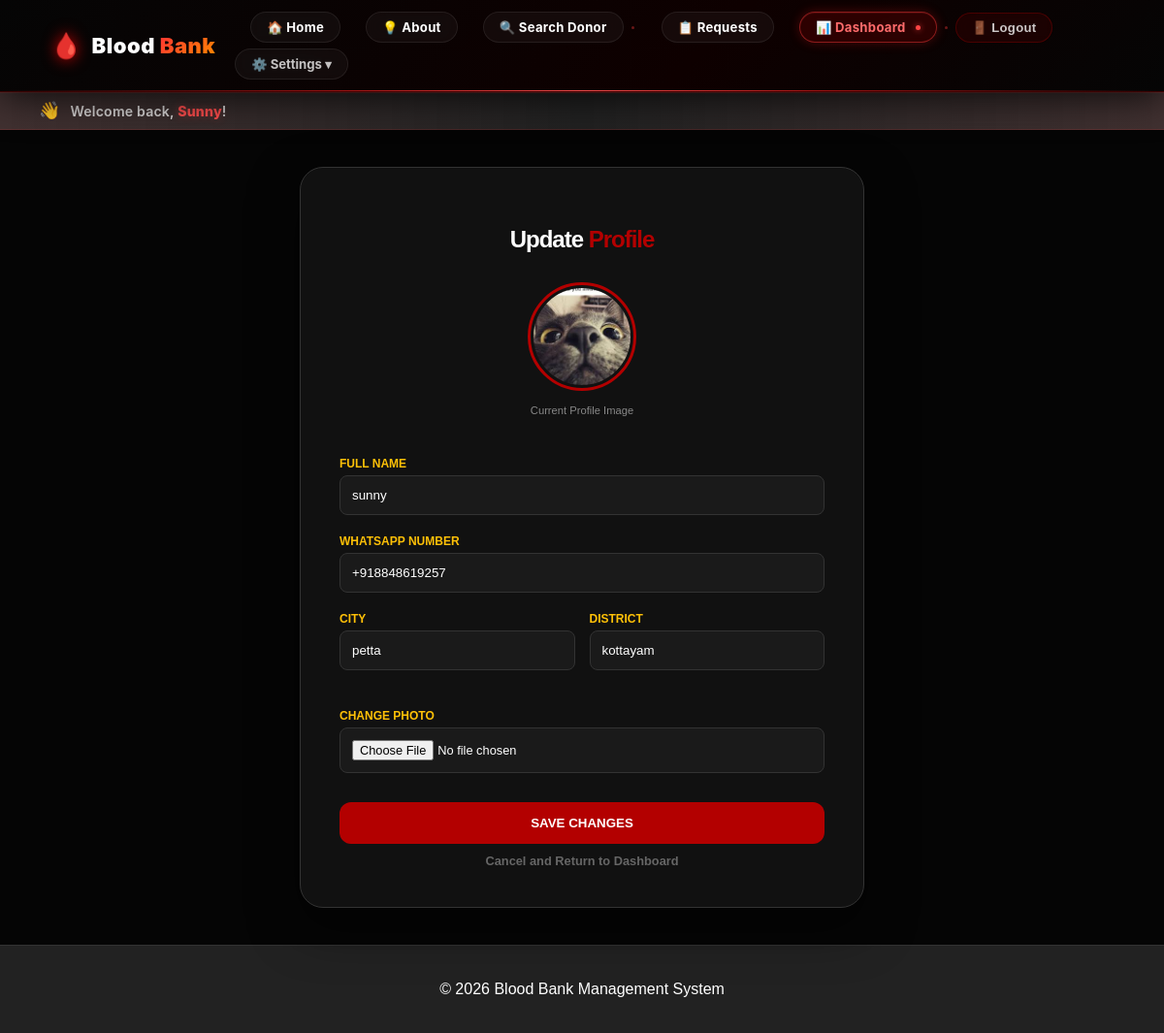
/edit-profile/ (signed in), run on the app's committed database.
### myapp/models.py (models this page shows, shortened)
class Donor(models.Model):
    user = models.OneToOneField(User, on_delete=models.CASCADE)
    name = models.CharField(max_length=100)
    phone = models.CharField(max_length=15, null=True, blank=True)
    age = models.PositiveIntegerField()
    gender = models.CharField(max_length=10, choices=[('Male', 'Male'), ('Female', 'Female')])
    blood_group = models.CharField(max_length=5)
    district = models.CharField(max_length=100)
    city = models.CharField(max_length=100, help_text="Home town or City")
    weight = models.FloatField(null=True, blank=True)
    height = models.FloatField(null=True, blank=True)
    last_donation_date = models.DateField(null=True, blank=True)
    is_available = models.BooleanField(default=True)
    profile_pic = models.ImageField(upload_to='donor_pics/', null=True, blank=True)
    is_emergency_available = models.BooleanField(default=False)

### myapp/views.py (the view, shortened to what this page needs)
# urls.py: path('edit-profile/', views.edit_profile, name='edit_profile'),
@login_required
@never_cache
def edit_profile(request):
    donor = get_object_or_404(Donor, user=request.user)
    return render(request, 'edit_profile.html', {'donor': donor})

### myapp/templates/edit_profile.html (shortened to what this page needs)
{% extends 'base.html' %}
{% block content %}
<div style="min-height: 100vh; display: flex; align-items: center; justify-content: center; padding: 20px;">
    <div style="
    background: #121212; /* Solid dark fallback */
    background: rgba(18, 18, 18, 0.95); /* Deep dark transparency */
    backdrop-filter: blur(15px);
    border: 1px solid #333;
    padding: 40px;
    border-radius: 24px;
    width: 100%;
    max-width: 500px;
    box-shadow: 0 20px 50px rgba(0,0,0,0.5);
    color: white;">
        <h2 style="text-align: center; margin-bottom: 30px; font-weight: 800; letter-spacing: -1px;">
            Update <span style="color: #b30000;">Profile</span>
        </h2>
        <form method="POST" enctype="multipart/form-data" style="display: flex; flex-direction: column; gap: 20px;">
            <div style="text-align: center; margin-bottom: 10px;">
                <img src="{% if donor.profile_pic %}{{ donor.profile_pic.url }}{% else %}/static/images/default.png{% endif %}"
                     style="width: 100px; height: 100px; border-radius: 50%; object-fit: cover; border: 3px solid #b30000; padding: 3px;">
                <p style="font-size: 0.7rem; color: #888; margin-top: 10px;">Current Profile Image</p>
            </div>
            <div style="display: flex; flex-direction: column; gap: 5px;">
                <label style="font-size: 0.75rem; color: #ffc107; font-weight: bold;">FULL NAME</label>
                <input type="text" name="name" value="{{ donor.name }}"
                       style="padding: 12px; background: rgba(0,0,0,0.3); border: 1px solid #333; border-radius: 10px; color: white; outline: none;">
            </div>
            <div style="display: flex; flex-direction: column; gap: 5px;">
                <label style="font-size: 0.75rem; color: #ffc107; font-weight: bold;">WHATSAPP NUMBER</label>
                <input type="text" name="phone" value="{{ donor.phone }}"
                       style="padding: 12px; background: rgba(0,0,0,0.3); border: 1px solid #333; border-radius: 10px; color: white; outline: none;">
            </div>
            <div style="display: flex; gap: 15px; width: 100%; box-sizing: border-box; margin-bottom: 20px;">
                <div style="flex: 1; display: flex; flex-direction: column; gap: 5px;">
                    <label style="font-size: 0.75rem; color: #ffc107; font-weight: bold;">CITY</label>
                    <input type="text" name="city" value="{{ donor.city }}"
                           style="width: 100%; padding: 12px; background: #000; border: 1px solid #333; border-radius: 10px; color: white; outline: none; box-sizing: border-box;">
                </div>
                <div style="flex: 1; display: flex; flex-direction: column; gap: 5px;">
                    <label style="font-size: 0.75rem; color: #ffc107; font-weight: bold;">DISTRICT</label>
                    <input type="text" name="district" value="{{ donor.district }}"
                           style="width: 100%; padding: 12px; background: #000; border: 1px solid #333; border-radius: 10px; color: white; outline: none; box-sizing: border-box;">
                </div>
            </div>
            <div style="display: flex; flex-direction: column; gap: 5px;">
                <label style="font-size: 0.75rem; color: #ffc107; font-weight: bold;">CHANGE PHOTO</label>
                <input type="file" name="profile_pic" style="font-size: 0.8rem; color: #888;">
            </div>
            <div style="margin-top: 10px; display: flex; flex-direction: column; gap: 10px;">
                <button type="submit"
                        style="background: #b30000; color: white; padding: 14px; border: none; border-radius: 12px; font-weight: 800; cursor: pointer; transition: 0.3s;"
                        onmouseover="this.style.background='#ff0000'; this.style.transform='scale(1.02)';"
                        onmouseout="this.style.background='#b30000'; this.style.transform='scale(1)';">
                    SAVE CHANGES
                </button>
                <a href="{% url 'donor_dashboard' %}"
                   style="text-align: center; color: #666; text-decoration: none; font-size: 0.8rem; font-weight: bold;">
                    Cancel and Return to Dashboard
                </a>
            </div>
        </form>
    </div>
</div>
{% endblock %}

### templates/base.html (shortened to what this page needs)
{% load static %}
<!DOCTYPE html>
<html lang="en">
<head>
    <link rel="stylesheet" href="{% static 'css/style.css' %}">
    <link rel="stylesheet" href="{% static 'css/home.css' %}">
</head>
<body>
<header class="header" style="padding: 12px 0; color: white; width: 100%;">
    <nav style="display: flex; justify-content: space-between; align-items: center; width: 100%; max-width: 1400px; margin: 0 auto; padding: 0 32px; box-sizing: border-box; gap: 16px;">
        <a href="{% url 'index' %}" class="nav-brand">
            <span class="nav-brand-icon">🩸</span>
            <span class="nav-brand-text">Blood <span>Bank</span></span>
        </a>
        <div class="nav-links-container">
            <a href="{% url 'index' %}" class="nav-btn">🏠 Home</a>
            <a href="{% url 'about' %}" class="nav-btn">💡 About</a>
            <a href="{% url 'search_blood' %}" class="nav-btn">🔍 Search Donor</a>
            {% if user.is_authenticated %}
            <span class="nav-divider"></span>
            <a href="{% url 'my_sent_requests' %}" class="nav-btn">📋 Requests</a>
            {% if user.donor %}
            <a href="{% url 'donor_dashboard' %}" class="nav-btn btn-active">📊 Dashboard</a>
            {% else %}
            <a href="{% url 'register' %}" class="nav-btn">❤️ Become a Donor</a>
            {% endif %}
            <span class="nav-divider"></span>
            <form action="{% url 'logout' %}" method="post" style="display: inline; margin: 0;">
                <button type="submit" class="nav-btn nav-btn-logout" style="cursor: pointer; font-family: inherit;">
                    🚪 Logout
                </button>
            </form>
            {% else %}
            <span class="nav-divider"></span>
            <a href="{% url 'login' %}" class="nav-btn">🔑 Login</a>
            <a href="{% url 'signup' %}" class="nav-btn btn-signup">✨ Sign Up</a>
            {% endif %}
            <div class="settings-dropdown">
                <span class="settings-btn">⚙️ Settings ▾</span>
            </div>
        </div>
    </nav>
</header>
{% if user.is_authenticated %}
<div class="welcome-bar">
    <div class="welcome-content">
        <span class="welcome-icon">👋</span>
        <span class="welcome-text">Welcome back, <span class="username">{{ user.username|title }}</span>!</span>
    </div>
</div>
{% endif %}
<main>
    {% block content %}
    {% endblock %}
</main>
<footer>
    <p>&copy; 2026 Blood Bank Management System</p>
</footer>
</body>
</html>

### bloodbank/static/css/style.css (style rules this page uses)
body { margin: 0; font-family: Arial, sans-serif; background-color: #f4f4f4; }
.header { background-color: #b30000; color: white; padding: 15px 50px; display: flex; justify-content: space-between; align-items: center; }
.header nav a { color: white; text-decoration: none; margin-left: 20px; font-weight: bold; }

### data on the page
Donor: profile_pic (picture), name "sunny", phone "+918848619257", city "petta", district "kottayam"

### other printed values
{{ user.username|title }} "Sunny"
